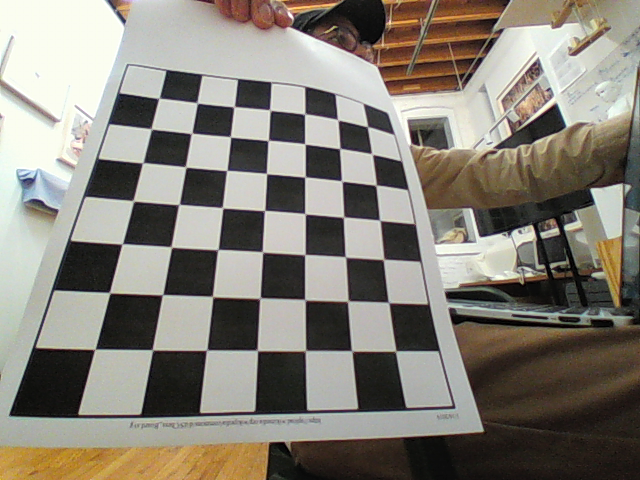
#> input picture camera_calibration/calibration_imgs/cam0_0.png, 640 x 480 px; its folder holds only this picture in this run
$ python calibrate_camera.py
#> lines starting #> are read from the running program, lines starting #| are printed output that depends on the picture; after the words box and inside, x2 and y2 are one past the last pixel; in counts of white or black regions, pixels touching at a corner belong together
"""
Given 10 chessboard photos taken with one camera and 10 taken with another this
script computes the 3x4 camera projection matrices for each of these cameras.
It writes the matrices to "projection_mtx_0.npy" and "projection_mtx_1.npy"
respectively.
"""

import numpy as np
import cv2
import glob

# termination criteria
criteria = (cv2.TERM_CRITERIA_EPS + cv2.TERM_CRITERIA_MAX_ITER, 30, 0.001)

dim_0 = 6
dim_1 = 7

for i in [0,1]:
    # prepare object points, like (0,0,0), (1,0,0), (2,0,0) ....,(6,5,0)
    objp = np.zeros((dim_0*dim_1,3), np.float32)
    objp[:,:2] = np.mgrid[0:dim_1,0:dim_0].T.reshape(-1,2)

    # Arrays to store object points and image points from all the images.
    objpoints = [] # 3d point in real world space
    imgpoints = [] # 2d points in image plane.

    images = glob.glob('calibration_imgs/cam%d_*.png'%i)

    for fname in images:
        img = cv2.imread(fname)
#> img is the input picture: shape (480, 640, 3); mean B, G, R 118.9, 128.5, 133.5
        gray = cv2.cvtColor(img,cv2.COLOR_BGR2GRAY)
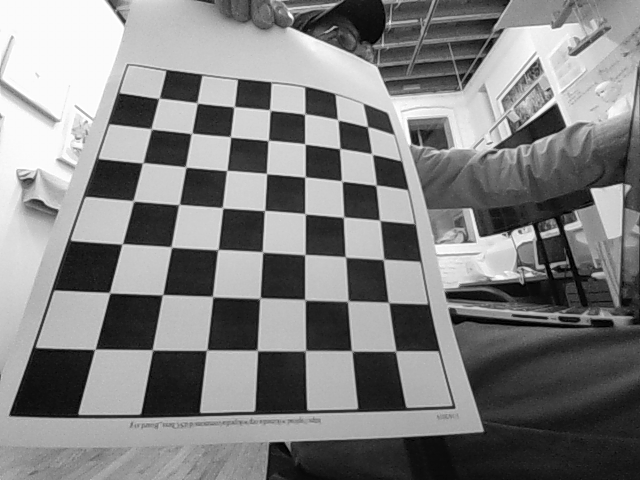
#> gray: shape (480, 640); min 0, max 255, mean 128.9

        # Find the chess board corners
        ret, corners = cv2.findChessboardCorners(gray, (dim_1,dim_0),None)
#> ret = True; corners = 42 rows, first 8: [388.3, 302.7], [347.9, 301], [305.5, 300], [260.5, 296.4], [212.7, 296.4], [162.7, 294.6], [109.5, 292.5], [383.2, 260.2]

        # If found, add object points, image points (after refining them)
        if ret == True:
            objpoints.append(objp)

            corners2 = cv2.cornerSubPix(gray,corners,(11,11),(-1,-1),criteria)
#> corners2 = 42 rows, first 8: [388.6, 302.5], [347.8, 301.1], [304.9, 299.7], [260, 298.2], [212.6, 296.6], [162.6, 294.7], [109.6, 292.7], [383.5, 259.4]
            imgpoints.append(corners2)

            # Draw and display the corners
            img = cv2.drawChessboardCorners(img, (dim_1, dim_0), corners2,ret)
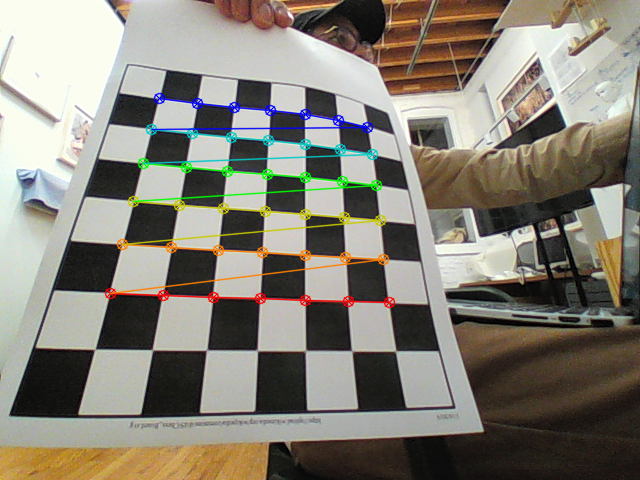
#> img: shape (480, 640, 3); 3.68% of pixels changed, all inside (x1, y1, x2, y2) = (104, 92, 396, 309)
            cv2.imshow(fname, img)
            cv2.waitKey(500)

    cv2.destroyAllWindows()


    ################# Getting projection matrix ######################
    ret, camera_mtx, dist, rvecs, tvecs = cv2.calibrateCamera(objpoints, imgpoints, gray.shape[::-1],None,None)
#> ret = 0.544; camera_mtx = [[443.5, 0, 353.6], [0, 576.4, 233.1], [0, 0, 1]]; dist = [[-0.324, -0.115, 0.00845, -0.0756, 1.55]]; rvecs = ([0.306, -1.02, -2.96],); tvecs = ([0.855, 1.31, 10.77],)

    # [8 lines of commented-out code are left out]
    M = np.matmul(camera_mtx, rvecs[0])
#> M = [-911.6, -1276, -2.96]
    M = np.concatenate((camera_mtx, tvecs[0]), axis=1)
#> M = [[443.5, 0, 353.6, 0.855], [0, 576.4, 233.1, 1.31], [0, 0, 1, 10.77]]
#> (the run stopped early here; a loop or call above may not have finished)
